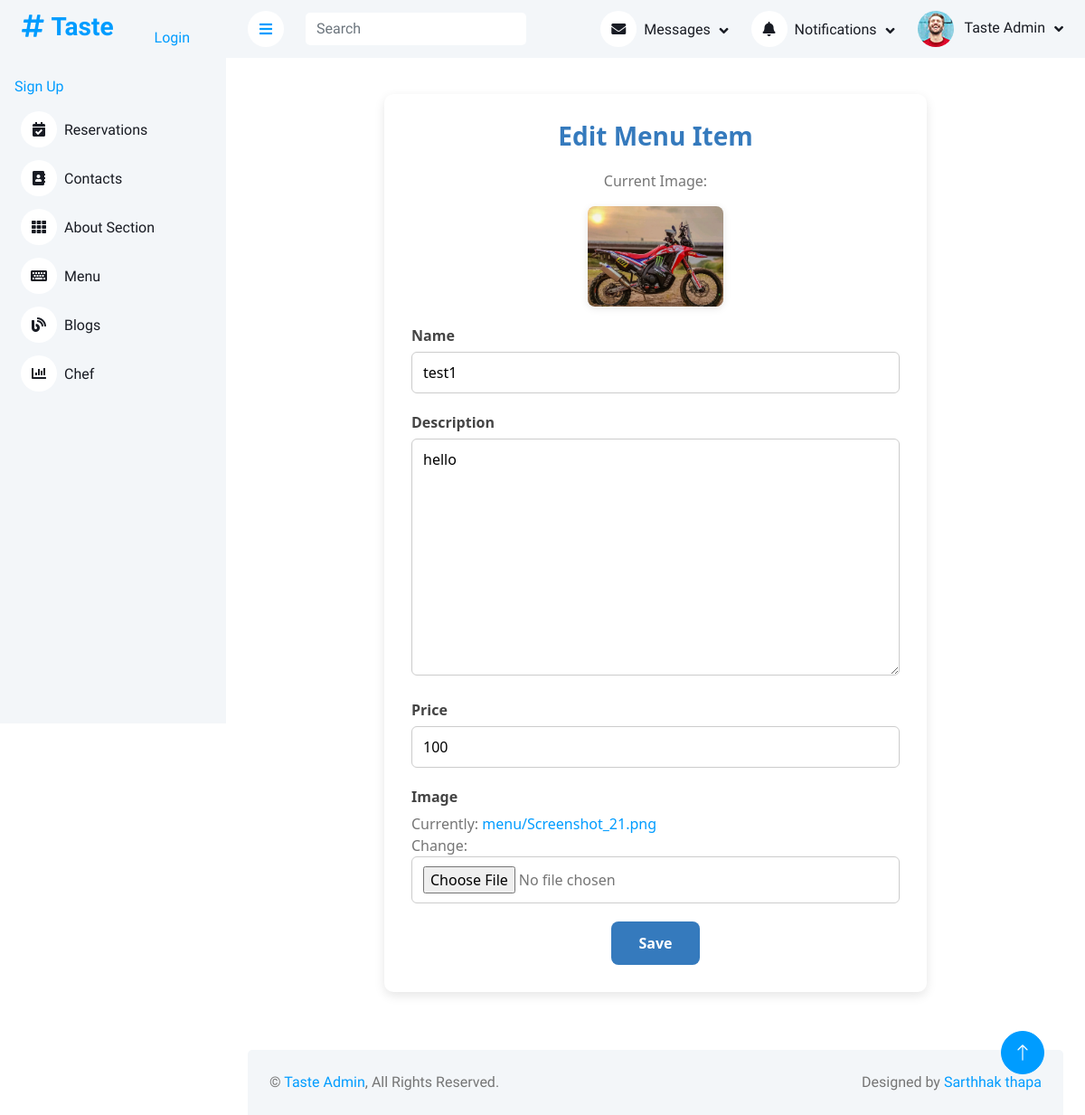
Screenshot of /dashboard/dashboard/menu/edit/4/ with the database file from the repository.
### frontend/models.py (models this page shows, shortened)
class MenuItem(models.Model):
    name = models.CharField(max_length=100)
    description = models.TextField()
    image = models.ImageField(upload_to='menu/',default='menu/default.jpg')
    price = models.CharField(max_length=20)

### backend/views.py (the view)
# urls.py: path('dashboard/menu/edit/<int:id>/', views.edit_menu_item, name='edit_menu_item'),
def edit_menu_item(request, id):
    item = get_object_or_404(MenuItem, id=id)
    if request.method == 'POST':
        form = MenuItemForm(request.POST, request.FILES, instance=item)
        if form.is_valid():
            form.save()
            return redirect('backend:menu_list')
    else:
        form = MenuItemForm(instance=item)
    return render(request, 'backend/menu_form.html', {'form': form, 'title': 'Edit Menu Item'})

### backend/forms.py
class MenuItemForm(forms.ModelForm):
    class Meta:
        model = MenuItem
        fields = '__all__'

### template/backend/menu_form.html (shortened to what this page needs)
{% extends 'backend/base.html' %}
{% load static %}
{% block content %}
<div class="form-container">
    <h2>{{ title }}</h2>
    <form method="post" enctype="multipart/form-data">
        {% if form.instance and form.instance.image %}
            <div class="current-image">
                <p>Current Image:</p>
                <img src="{{ form.instance.image.url }}" alt="{{ form.instance.name }}">
            </div>
        {% endif %}
        <label for="{{ form.name.id_for_label }}">Name</label>
        {{ form.name }}
        <label for="{{ form.description.id_for_label }}">Description</label>
        {{ form.description }}
        <label for="{{ form.price.id_for_label }}">Price</label>
        {{ form.price }}
        <label for="{{ form.image.id_for_label }}">Image</label>
        {{ form.image }}
        <div class="form-actions">
            <button type="submit" class="btn-submit">Save</button>
        </div>
    </form>
</div>
{% endblock %}

### static/backend/css/style.css (style rules this page uses)
:root { --primary: #009CFF; --light: #F3F6F9; --dark: #191C24; }

### template/backend/menu_form.html (style rules this page uses)
.form-container { max-width: 600px; margin: 40px auto; background: #fff; padding: 30px; border-radius: 10px; box-shadow: 0 4px 12px rgba(0,0,0,0.1); font-family: 'Segoe UI', Tahoma, Geneva, Verdana, sans-serif; }
h2 { margin-bottom: 20px; color: #357ABD; font-weight: 600; font-size: 28px; text-align: center; }
form label { display: block; margin-bottom: 6px; font-weight: 600; color: #444; }
form input[type="text"], form textarea, form input[type="file"] { width: 100%; padding: 10px 12px; margin-bottom: 20px; border: 1px solid #ccc; border-radius: 6px; font-size: 16px; font-family: inherit; resize: vertical; }
form textarea { min-height: 100px; }
.form-actions { text-align: center; }
.btn-submit { background-color: #357ABD; color: white; padding: 12px 30px; font-size: 16px; border: none; border-radius: 8px; cursor: pointer; font-weight: 600; transition: background-color 0.3s ease; }
.current-image { margin-bottom: 20px; text-align: center; }
.current-image img { max-width: 150px; border-radius: 8px; box-shadow: 0 2px 8px rgba(0,0,0,0.1); }

### rows the page displays
MenuItem: instance.image (picture), name "test1", description "hello", price "100"

### other values shown
{{ title }} "Edit Menu Item"
